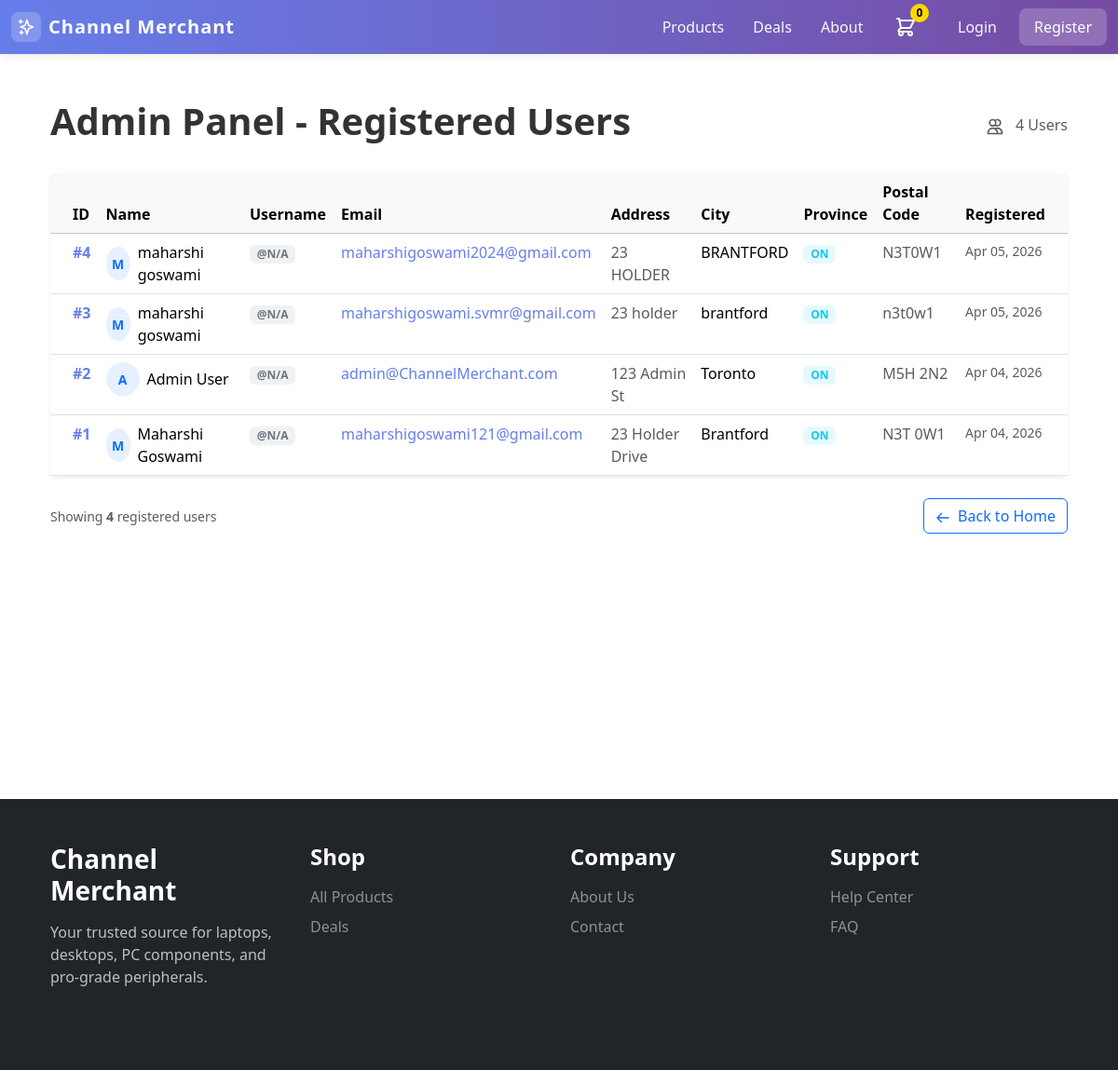
The app's page /admin.php with its own data.
### tables this page shows
CREATE TABLE `users` (
  `id` int(11) NOT NULL,
  `first_name` varchar(100) NOT NULL,
  `last_name` varchar(100) NOT NULL,
  `email` varchar(100) NOT NULL,
  `role` enum('user','admin') NOT NULL DEFAULT 'user',
  `password` varchar(255) NOT NULL,
  `phone` varchar(15) DEFAULT NULL,
  `address` text DEFAULT NULL,
  `city` varchar(50) DEFAULT NULL,
  `state` varchar(50) DEFAULT NULL,
  `postal_code` varchar(20) DEFAULT NULL,
  `country` varchar(50) DEFAULT NULL,
  `created_at` timestamp NOT NULL DEFAULT current_timestamp(),
  `updated_at` timestamp NOT NULL DEFAULT current_timestamp()
);

### admin.php (the view, shortened to what this page needs)
<?php
include 'Database/db.php';
include 'includes/header.php';
?>
<div class="min-vh-100 py-5">
    <div class="container px-4">
        <div class="d-flex justify-content-between align-items-center mb-4">
            <h1 class="fw-bold" style="color: #333;">Admin Panel - Registered Users</h1>
            <div class="text-muted">
                <svg width="20" height="20" fill="none" stroke="currentColor" viewBox="0 0 24 24"
                    class="d-inline-block me-2">
                    <path stroke-linecap="round" stroke-linejoin="round" stroke-width="2"
                        d="M12 4.354a4 4 0 110 5.292M15 21H3v-1a6 6 0 0112 0v1zm0 0h6v-1a6 6 0 00-9-5.197M13 7a4 4 0 11-8 0 4 4 0 018 0z" />
                </svg>
                <span id="user-count">Loading...</span>
            </div>
        </div>
        <?php
        $test_query = "SHOW COLUMNS FROM users";
        $columns_result = mysqli_query($conn, $test_query);
        $available_columns = [];
        if ($columns_result) {
            while ($col = mysqli_fetch_assoc($columns_result)) {
                $available_columns[] = $col['Field'];
            }
        }
        $select_fields = "id, first_name, last_name, email, address, city, state, postal_code";
        if (in_array('created_at', $available_columns)) {
            $select_fields .= ", created_at";
        }
        $order_by = in_array('created_at', $available_columns) ? "ORDER BY created_at DESC" : "ORDER BY id DESC";
        $query = "SELECT $select_fields FROM users $order_by";
        $result = mysqli_query($conn, $query);
        if (!$result) {
            echo '<div class="alert alert-danger">Error fetching users: ' . mysqli_error($conn) . '</div>';
        } else {
            $users = [];
            while ($row = mysqli_fetch_assoc($result)) {
                $users[] = $row;
            }
            $user_count = count($users);
            ?>
            <div class="card shadow-sm border-0">
                <div class="card-body p-0">
                    <?php if (empty($users)): ?>
                        <div class="p-5 text-center">
                            <svg width="64" height="64" fill="none" stroke="currentColor" viewBox="0 0 24 24"
                                class="text-muted mb-3">
                                <path stroke-linecap="round" stroke-linejoin="round" stroke-width="2"
                                    d="M12 4.354a4 4 0 110 5.292M15 21H3v-1a6 6 0 0112 0v1zm0 0h6v-1a6 6 0 00-9-5.197M13 7a4 4 0 11-8 0 4 4 0 018 0z" />
                            </svg>
                            <h5 class="text-muted">No users registered yet</h5>
                            <p class="text-muted mb-0">Users will appear here once they register.</p>
                        </div>
                    <?php else: ?>
                        <div class="table-responsive">
                            <table class="table table-hover mb-0">
                                <thead class="table-light">
                                    <tr>
                                        <th scope="col" class="ps-4">ID</th>
                                        <th scope="col">Name</th>
                                        <th scope="col">Username</th>
                                        <th scope="col">Email</th>
                                        <th scope="col">Address</th>
                                        <th scope="col">City</th>
                                        <th scope="col">Province</th>
                                        <th scope="col">Postal Code</th>
                                        <th scope="col" class="pe-4">Registered</th>
                                    </tr>
                                </thead>
                                <tbody>
                                    <?php foreach ($users as $user):
                                        $full_name = htmlspecialchars($user['first_name'] . ' ' . $user['last_name']);
                                        $username = isset($user['username']) && !empty($user['username']) ? htmlspecialchars($user['username']) : 'N/A';
                                        $email = htmlspecialchars($user['email']);
                                        $address = htmlspecialchars($user['address'] ?? '');
                                        $city = htmlspecialchars($user['city'] ?? '');
                                        $state = htmlspecialchars($user['state'] ?? '');
                                        $postal_code = htmlspecialchars($user['postal_code'] ?? '');
                                        $created_at = isset($user['created_at']) && !empty($user['created_at']) ? date('M d, Y', strtotime($user['created_at'])) : 'N/A';
                                        ?>
                                        <tr>
                                            <td class="ps-4 fw-semibold" style="color: #667eea;">#<?php echo $user['id']; ?></td>
                                            <td>
                                                <div class="d-flex align-items-center">
                                                    <div class="bg-primary bg-opacity-10 rounded-circle d-flex align-items-center justify-content-center me-2"
                                                        style="width: 36px; height: 36px;">
                                                        <span class="text-primary fw-bold" style="font-size: 0.875rem;">
                                                            <?php echo strtoupper(substr($user['first_name'], 0, 1)); ?>
                                                        </span>
                                                    </div>
                                                    <span class="fw-medium"><?php echo $full_name; ?></span>
                                                </div>
                                            </td>
                                            <td>
                                                <span class="badge bg-secondary bg-opacity-10 text-secondary">
                                                    @<?php echo $username; ?>
                                                </span>
                                            </td>
                                            <td>
                                                <a href="mailto:<?php echo $email; ?>" class="text-decoration-none"
                                                    style="color: #667eea;">
                                                    <?php echo $email; ?>
                                                </a>
                                            </td>
                                            <td class="text-muted"><?php echo $address; ?></td>
                                            <td><?php echo $city; ?></td>
                                            <td>
                                                <span class="badge bg-info bg-opacity-10 text-info"><?php echo $state; ?></span>
                                            </td>
                                            <td class="text-muted"><?php echo $postal_code; ?></td>
                                            <td class="pe-4 text-muted small"><?php echo $created_at; ?></td>
                                        </tr>
                                    <?php endforeach; ?>
                                </tbody>
                            </table>
                        </div>
                    <?php endif; ?>
                </div>
            </div>
            <?php if (!empty($users)): ?>
                <div class="mt-4 d-flex justify-content-between align-items-center">
                    <div class="text-muted small">
                        Showing <strong><?php echo $user_count; ?></strong> registered
                        user<?php echo $user_count !== 1 ? 's' : ''; ?>
                    </div>
                    <a href="index.php" class="btn btn-outline-primary">
                        <svg width="16" height="16" fill="none" stroke="currentColor" viewBox="0 0 24 24"
                            class="d-inline-block me-1">
                            <path stroke-linecap="round" stroke-linejoin="round" stroke-width="2"
                                d="M10 19l-7-7m0 0l7-7m-7 7h18" />
                        </svg>
                        Back to Home
                    </a>
                </div>
            <?php endif; ?>
        <?php } ?>
    </div>
</div>
<?php include 'includes/footer.php'; ?>

### css/style.css (style rules this page uses)
:root { --brand-primary: #667eea; --brand-secondary: #764ba2; --muted-text: #6b7280; --card-shadow: 0 10px 35px rgba(51, 65, 85, 0.08); }
body { background-color: #fff; color: #1f2937; }

### records on screen
users: id "4", first_name "M", full_name "maharshi goswami", username "N/A", email "maharshigoswami2024@gmail.com", address "23 HOLDER", city "BRANTFORD", state "ON", postal_code "N3T0W1", created_at "Apr 05, 2026"
users: id "3", first_name "M", full_name "maharshi goswami", username "N/A", email "maharshigoswami.svmr@gmail.com", address "23 holder", city "brantford", state "ON", postal_code "n3t0w1", created_at "Apr 05, 2026"
users: id "2", first_name "A", full_name "Admin User", username "N/A", email "admin@ChannelMerchant.com", address "123 Admin St", city "Toronto", state "ON", postal_code "M5H 2N2", created_at "Apr 04, 2026"
users: id "1", first_name "M", full_name "Maharshi Goswami", username "N/A", email "maharshigoswami121@gmail.com", address "23 Holder Drive", city "Brantford", state "ON", postal_code "N3T 0W1", created_at "Apr 04, 2026"

### other values on screen
$user_count "4"
